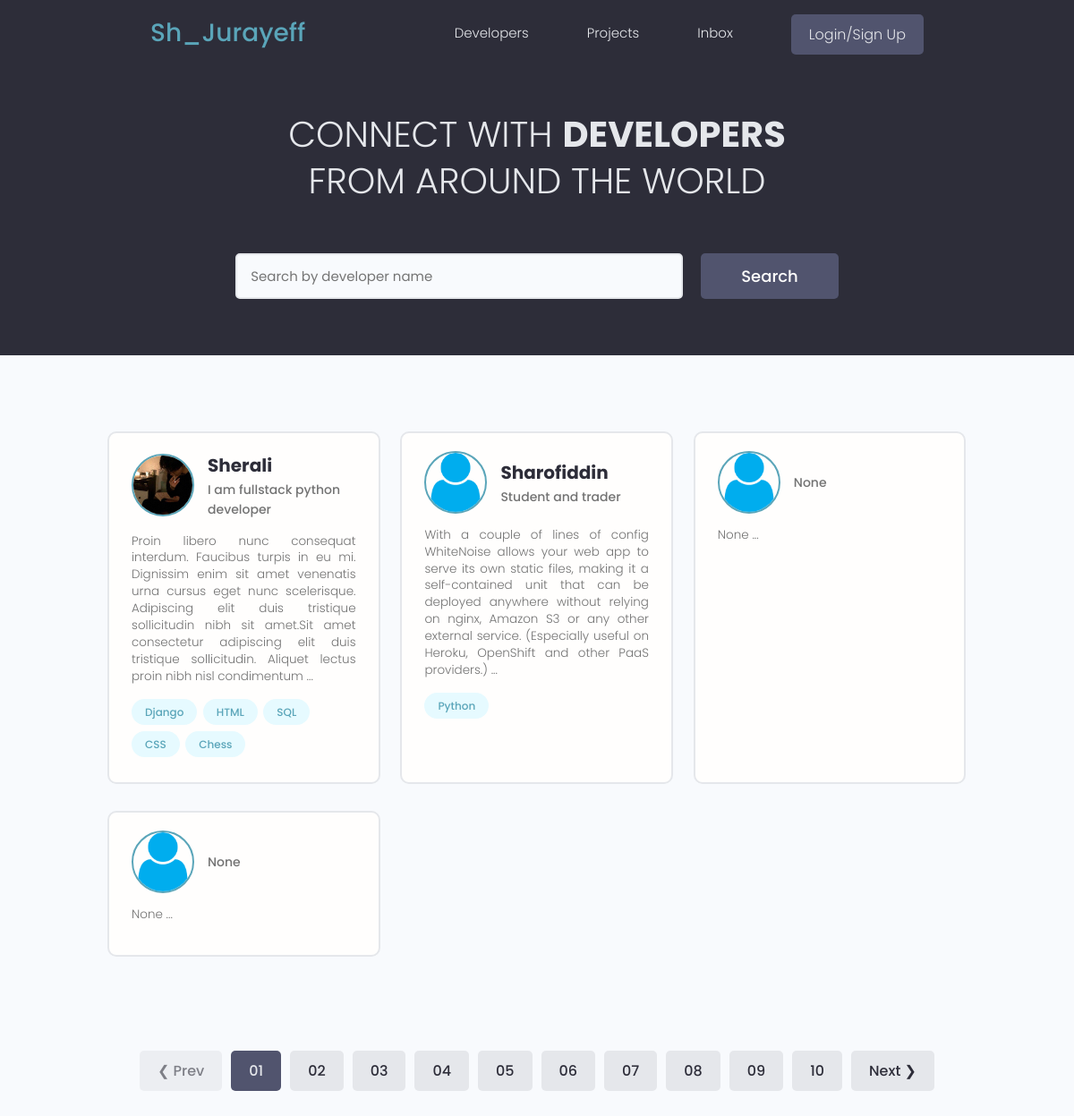
The app's page /, older data.
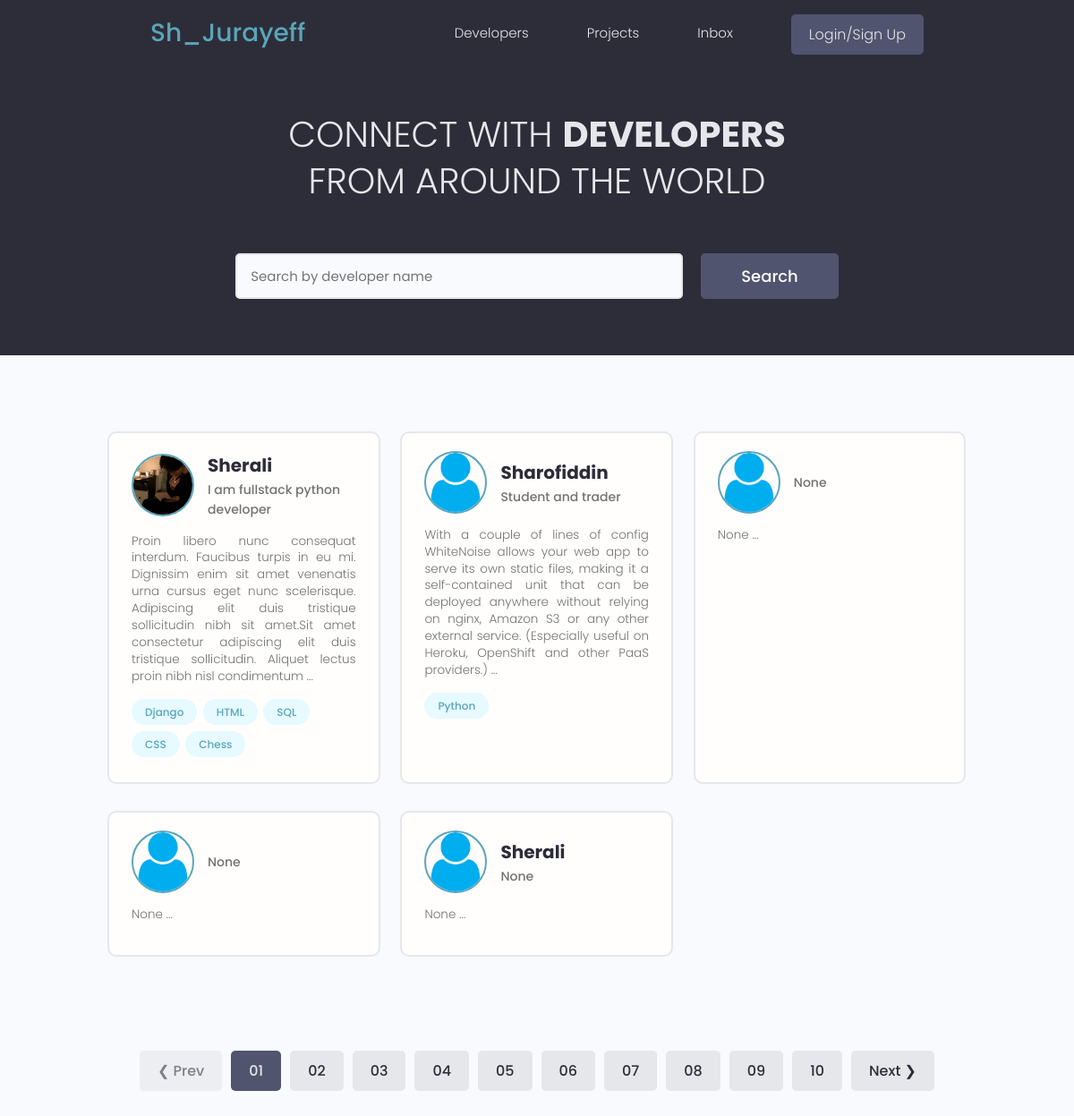
The same page, newer data.
### users/models.py (models this page shows, shortened)
class Profile(models.Model):
    user = models.OneToOneField(User , on_delete=models.CASCADE , null=True , blank=True)
    name = models.CharField(max_length=200 , blank=True  , null=True)
    email = models.EmailField(max_length=200 , blank=True , null=True)
    username = models.CharField(max_length=200 , blank=True  , null=True)
    location = models.CharField(max_length=200 , blank=True  , null=True)
    short_intro =  models.CharField(max_length=200 , blank=True  , null=True)
    bio = models.TextField(blank=True , null=True)
    profile_image = models.ImageField(blank=True ,null=True , upload_to='profiles/' , default='profiles/user-default.png')
    social_github = models.CharField(max_length=200 , blank=True  , null=True)
    social_telegram = models.CharField(max_length=200 , blank=True  , null=True)
    social_instagram = models.CharField(max_length=200 , blank=True  , null=True)
    social_linkedin = models.CharField(max_length=200 , blank=True  , null=True)
    social_twitter = models.CharField(max_length=200 , blank=True  , null=True)
    created_at = models.DateTimeField(auto_now_add=True , null=True ,blank=True)
    id = models.UUIDField(unique=True , default=uuid.uuid4 , primary_key=True , editable=False)

class Skill(models.Model):
    owner = models.ForeignKey(Profile , on_delete=models.CASCADE, null=True)
    name = models.CharField(max_length=200 , blank=True  , null=True)
    description = models.TextField(null=True , blank=True)
    created = models.DateTimeField(auto_now_add=True , null=True , blank=True)
    id = models.UUIDField(unique=True , default=uuid.uuid4 , primary_key=True , editable=False)
    def __str__(self):
        return str(self.name)

### users/views.py (the view)
# urls.py: path('' , profiles , name = 'profiles') ,
def profiles(request):
    profiles = Profile.objects.all()
    context = {
        'profiles': profiles
    }
    return render(request , 'users/profiles.html' , context)

### users/templates/users/profiles.html (shortened to what this page needs)
{% extends 'main.html' %}
{%block content%}
<main class="home">
    <section class="hero-section text-center">
      <div class="container container--narrow">
        <div class="hero-section__box">
          <h2>CONNECT WITH <span>DEVELOPERS</span></h2>
          <h2>FROM AROUND THE WORLD</h2>
        </div>
        <div class="hero-section__search">
          <form class="form" action="#" method="get">
            <div class="form__field">
              <input class="input input--text" id="formInput#search" type="text" name="text"
                placeholder="Search by developer name" />
            </div>
            <input class="btn btn--sub btn--lg" type="submit" value="Search" />
          </form>
        </div>
      </div>
    </section>
    <section class="devlist">
      <div class="container">
        <div class="grid grid--three">
            {% for profile in profiles %}
          <div class="column card">
            <div class="dev">
              <a href="{%url 'user-profile' profile.id %}" class="card__body">
                <div class="dev__profile">
                  <img class="avatar avatar--md" src="{{profile.profile_image}}" alt="image" />
                  <div class="dev__meta">
                    <h3>{{profile.name}}</h3>
                    <h5>{{profile.short_intro|slice:'60'}}</h5>
                  </div>
                </div>
                <p class="dev__info">{{profile.bio|slice:'300'}} ...</p>
                <div class="dev__skills">
                    {% for skill in profile.skill_set.all|slice:'5'%}
                  <span class="tag tag--pill tag--main">
                    <small>{{skill}}</small>
                  </span>
                  {%endfor%}
                </div>
              </a>
            </div>
          </div>
         {%endfor%}
        </div>
      </div>
    </section>
    <div class="pagination">
      <ul class="container">
        <li><a href="#" class="btn btn--disabled">&#10094; Prev</a></li>
        <li><a href="#" class="btn btn--sub">01</a></li>
        <li><a href="#" class="btn">02</a></li>
        <li><a href="#" class="btn">03</a></li>
        <li><a href="#" class="btn">04</a></li>
        <li><a href="#" class="btn">05</a></li>
        <li><a href="#" class="btn">06</a></li>
        <li><a href="#" class="btn">07</a></li>
        <li><a href="#" class="btn">08</a></li>
        <li><a href="#" class="btn">09</a></li>
        <li><a href="#" class="btn">10</a></li>
        <li><a href="#" class="btn">Next &#10095;</a></li>
      </ul>
    </div>
  </main>
  {%endblock content%}

### templates/main.html (shortened to what this page needs)
<!DOCTYPE html>
{%load static%}
<html lang="en">
<head>
    <link rel="stylesheet" href="https://cdn.iconmonstr.com/1.3.0/css/iconmonstr-iconic-font.min.css" />
    <link rel="stylesheet" href="{% static 'uikit/styles/uikit.css'%}" />
    <link rel="stylesheet" href="{% static 'styles/app.css'%}" />
    <link rel="stylesheet" type="text/css" media="screen" href="{%static 'styles/main.css'%}">
</head>
<body>
    {%include 'navbar.html'%}
    {%block content%}
    {%endblock content%}
</body>
</html>

### templates/navbar.html (shortened to what this page needs)
{%load static%}
<header class="header">
    <div class="container container--narrow">
      <a href="{%url 'profiles' %}" class="header__logo">
        <h4>Sh_Jurayeff</h4>
      </a>
      <nav class="header__nav">
        <ul class="header__menu">
          <li class="header__menuItem"><a href="{%url 'profiles' %}">Developers</a></li>
          <li class="header__menuItem"><a href="{%url 'projects' %}">Projects</a></li>
          <li class="header__menuItem"><a href="#">Inbox</a></li>
          {% if user.is_authenticated%}
          <li class="header__menuItem"><a href="{% url 'account' %}">Account</a></li>
          <li class="header__menuItem"><a href="{% url 'logout' %}" class="btn btn--sub">LogOut</a></li>
          {% else %}
            <li class="header__menuItem"><a href="{% url 'login' %}" class="btn btn--sub">Login/Sign Up</a></li>
          {% endif%}
        </ul>
      </nav>
    </div>
  </header>

### static/styles/app.css (style rules this page uses)
:root { --color-sub: #2d2d39; }
.btn--sub { background-color: var(--color-sub-light); }
.card { border: 2px solid var(--color-light); }
img { width: 100%; }
.header { position: sticky; z-index: 111; background-color: var(--color-sub); padding: 1.5rem 0; }
.header > .container { display: flex; justify-content: space-between; align-items: center; }
.header__nav > ul { display: inline-flex; align-items: center; list-style: none; gap: 6.5rem; }
.header__menuItem > a { color: var(--color-light); font-weight: 300; }
.hero-section { height: 40vh; display: flex; align-items: center; background-color: var(--color-sub); }
.hero-section__box { margin-bottom: 4rem; }
.hero-section__box > h2, .hero-section__box > h2 > span { font-size: 4rem; color: var(--color-light); line-height: 1.3; text-transform: uppercase; }
.hero-section__box > h2 { font-weight: 300; }
.hero-section__box > h2 > span { font-weight: 700; }
.hero-section__search > .form { display: flex; align-items: center; justify-content: center; gap: 2rem; }
.hero-section__search > .form input.input--text { width: 50rem; }
.devlist { margin-top: 8rem; }
.devlist .grid { align-items: stretch; }
.devlist .dev .dev__profile { display: flex; align-items: center; gap: 1.5rem; }
.devlist .dev .dev__meta h3 { color: var(--color-sub); font-size: 2rem; font-weight: 700; }
.devlist .dev .dev__meta h5 { color: var(--color-text); font-size: 1.4rem; font-weight: 500; }
.devlist .dev .dev__info { margin: 1.5rem 0; font-size: 1.35rem; line-height: 1.4; text-align: justify; }
.pagination { margin-top: 8rem; margin-bottom: 10rem; }
.pagination > ul { flex-wrap: wrap; list-style: none; display: flex; align-items: center; justify-content: center; gap: 1rem; }
.pagination .btn { color: var(--color-sub); }
.pagination .btn.btn--sub { color: var(--color-light); }

### static/uikit/styles/modules/_variables.css (style rules this page uses)
:root { --color-main: #5aa5b9; --color-main-light: #e6faff; --color-sub: #3f4156; --color-sub-light: #51546e; --color-sub-lighter: #ededfd; --color-text: #737373; --color-gray: #8b8b8b; --color-light: #e5e7eb; --color-light-gray: #767676; --color-bg: #f8fafd; --color-white: #fffefd; --color-white-light: #f3f3f3; --color-success: #359e64; --color-success-bg: #def8e8; --color-error: #fc4b0b; --color-error-bg: #fff2ee; --font-base: 'Poppins', arial, helvetica, 'Segoe UI', roboto, ubuntu, sans-serif; --font-monospace: 'Fira Code', 'Courier New', courier, monospace; --font-regular: 300; --font-medium: 500; --font-bold: 700; --generic-shadow: 1px 1px 5px #00000010; --generic-transition: all 0.3s ease-in-out; }

### static/uikit/styles/modules/_base.css (style rules this page uses)
* { margin: 0; padding: 0; box-sizing: border-box; text-rendering: optimizeLegibility; color: inherit; font-size: inherit; }
html { font-size: 50%; }
@media only screen and (min-width: 480px) { html { font-size: 56.25%; } }
@media only screen and (min-width: 1200px) { html { font-size: 62.5%; } }
body { line-height: 1.6; font-weight: 400; font-size: 1.5rem; color: var(--color-text); background-color: var(--color-bg); min-height: 100vh; }

### static/uikit/styles/modules/_typography.css (style rules this page uses)
* { font-family: var(--font-base); }
h2 { font-size: 3.6rem; font-weight: var(--font-bold); }
h3 { font-size: 3.2rem; font-weight: var(--font-medium); }
h4 { font-size: 2.8rem; font-weight: var(--font-medium); }
h5 { font-size: 2.4rem; font-weight: var(--font-medium); }
h5, h6 { font-weight: var(--font-regular); }
p, span, strong { font-size: 1.6rem; color: var(--color-text); font-weight: var(--font-regular); }
a { padding-bottom: 2px; text-decoration: none; display: inline-block; color: var(--color-main); font-weight: var(--font-medium); }

### static/uikit/styles/modules/_utilities.css (style rules this page uses)
.container { width: 92%; max-width: 165rem; margin: 0 auto; box-sizing: border-box; }
.container--narrow { width: 92%; max-width: 120rem; }
@media screen and (min-width: 1000px) { .container { width: 90%; } }
@media screen and (min-width: 1000px) { .container--narrow { width: 85%; } }
@media screen and (min-width: 1200px) { .container { width: 80%; } }
@media screen and (min-width: 1200px) { .container--narrow { width: 72%; } }
.text-center { text-align: center; }

### static/uikit/styles/modules/_avatar.css (style rules this page uses)
.avatar { border-radius: 50%; border: 2px solid var(--color-main); object-fit: cover; }
.avatar--md { height: 7rem; width: 7rem; }

### static/uikit/styles/modules/_card.css (style rules this page uses)
.card { border-radius: 1rem; background-color: var(--color-white); border: 1.5px solid var(--color-light); width: auto; height: auto; margin-top: 0.5rem; margin-bottom: 0.5rem; overflow: hidden; }
.card__body, .card__header { padding: 2rem 2.5rem; }

Row changes from the older to the newer data that the page shows:
added Profile: profile_image (placeholder picture), name "Sherali", short_intro "None", bio "None"
